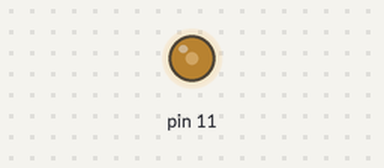
This sketch was run on a simulated Arduino Uno, built with avr-gcc and run on an emulated ATmega328P. On the bench: output pins drawn as LEDs (lit = HIGH).

Above: at 0.1 s.
Timing chart, 0 to 1.6 s (numbered marks = the images above):
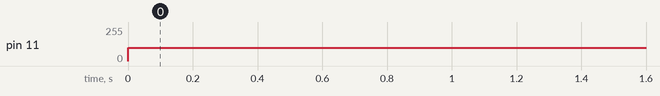

The sketch:

AnalogWrite.ino
```cpp
/* Analog Write ---> Pin PWM
sono i pin contrasegnati da una tilde
serve per fare in modoche un led sia acceso per metà
è possibile solo perchè il led viene accesso tante volte in un secondo da sembrare che cambi intensità
*/
void setup() {

}

void loop() {

  analogWrite(11, 100); //negli argomenti mettiamo prima il numero del led e un numero che va da 0 a 255 per la sua intensità
  }
```

Measured:
- by itself, pin 11: 0/255 → 100/255 at 0.00 s
